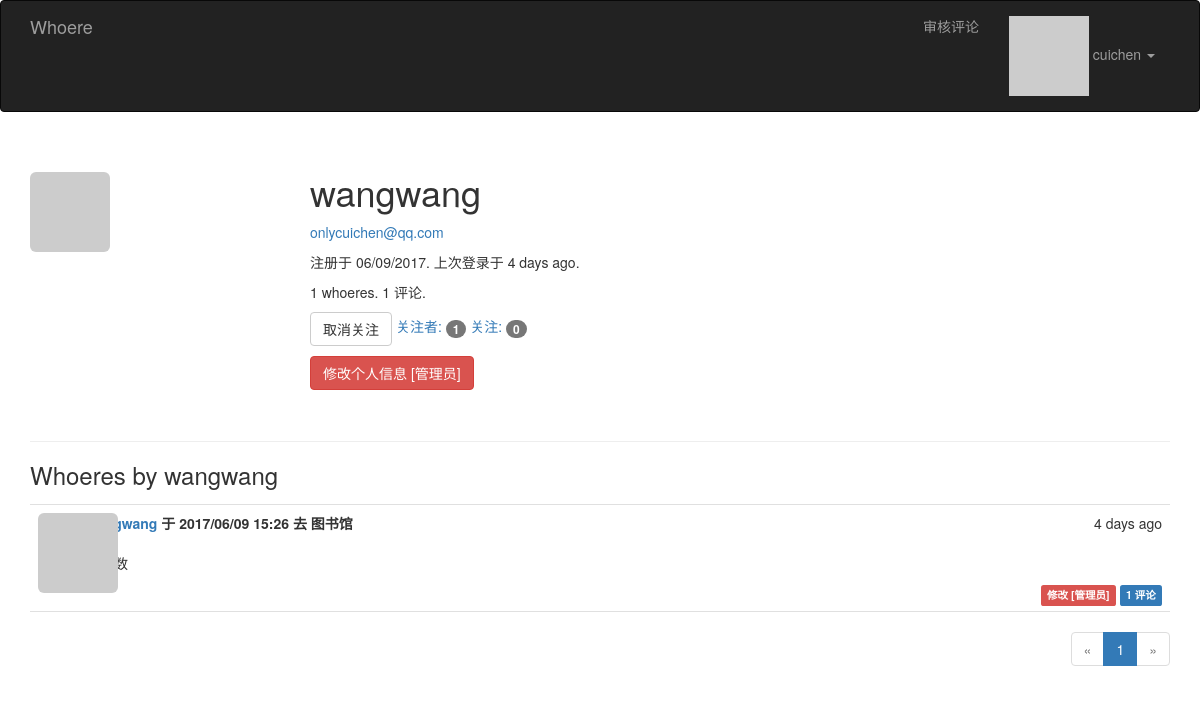
Screenshot of /user/wangwang (signed in) with the database file from the repository.
### app/models.py (models this page shows, shortened)
class User(UserMixin, db.Model):
    __tablename__ = 'users'
    id = db.Column(db.Integer, primary_key=True)
    email = db.Column(db.String(64), unique=True, index=True)
    username = db.Column(db.String(64), unique=True, index=True)
    role_id = db.Column(db.Integer, db.ForeignKey('roles.id'))
    password_hash = db.Column(db.String(128))
    confirmed = db.Column(db.Boolean, default=False)
    name = db.Column(db.String(64))
    location = db.Column(db.String(64))
    about_me = db.Column(db.Text())
    member_since = db.Column(db.DateTime(), default=datetime.utcnow)
    last_seen = db.Column(db.DateTime(), default=datetime.utcnow)
    avatar_hash = db.Column(db.String(32))
    posts = db.relationship('Post', backref='author', lazy='dynamic')
    followed = db.relationship('Follow',
                               foreign_keys=[Follow.follower_id],
                               backref=db.backref('follower', lazy='joined'),
                               lazy='dynamic',
                               cascade='all, delete-orphan')
    followers = db.relationship('Follow',
                                foreign_keys=[Follow.followed_id],
                                backref=db.backref('followed', lazy='joined'),
                                lazy='dynamic',
                                cascade='all, delete-orphan')
    comments = db.relationship('Comment', backref='author', lazy='dynamic')
    @property
    def password(self):
        raise AttributeError('password is not a readable attribute')
    def can(self, permissions):
        return self.role is not None and \
            (self.role.permissions & permissions) == permissions
    def is_administrator(self):
        return self.can(Permission.ADMINISTER)
    def ping(self):
        self.last_seen = datetime.utcnow()
        db.session.add(self)
    def gravatar(self, size=100, default='identicon', rating='g'):
        if request.is_secure:
            url = 'https://secure.gravatar.com/avatar'
        else:
            url = 'http://www.gravatar.com/avatar'
        hash = self.avatar_hash or hashlib.md5(
            self.email.encode('utf-8')).hexdigest()
        return '{url}/{hash}?s={size}&d={default}&r={rating}'.format(
            url=url, hash=hash, size=size, default=default, rating=rating)
    def is_following(self, user):
        return self.followed.filter_by(
            followed_id=user.id).first() is not None

class Post(db.Model):
    __tablename__ = 'posts'
    id = db.Column(db.Integer, primary_key=True)
    body = db.Column(db.Text)
    body_html = db.Column(db.Text)
    timestamp = db.Column(db.DateTime, index=True, default=datetime.utcnow)
    author_id = db.Column(db.Integer, db.ForeignKey('users.id'))
    date = db.Column(db.DateTime)
    location = db.Column(db.Text)
    comments = db.relationship('Comment', backref='post', lazy='dynamic')

### app/main/views.py (the view)
@main.route('/user/<username>')
def user(username):
    user = User.query.filter_by(username=username).first_or_404()
    page = request.args.get('page', 1, type=int)
    pagination = user.posts.order_by(Post.timestamp.desc()).paginate(
        page, per_page=current_app.config['WHOERE_POSTS_PER_PAGE'],
        error_out=False)
    posts = pagination.items
    return render_template('user.html', user=user, posts=posts,
                           pagination=pagination)

### app/auth/views.py (called while the page is built)
@auth.before_app_request
def before_request():
    if current_user.is_authenticated:
        current_user.ping()
        if not current_user.confirmed \
                and request.endpoint \
                and request.endpoint[:5] != 'auth.' \
                and request.endpoint != 'static':
            return redirect(url_for('auth.unconfirmed'))

### app/main/__init__.py (called while the page is built)
@main.app_context_processor
def inject_permissions():
    return dict(Permission=Permission)

### app/main/views.py (called while the page is built)
@main.after_app_request
def after_request(response):
    for query in get_debug_queries():
        if query.duration >= current_app.config['WHOERE_SLOW_DB_QUERY_TIME']:
            current_app.logger.warning(
                'Slow query: %s\nParameters: %s\nDuration: %fs\nContext: %s\n'
                % (query.statement, query.parameters, query.duration,
                   query.context))
    return response

### app/models.py (called while the page is built)
@login_manager.user_loader
def load_user(user_id):
    return User.query.get(int(user_id))

### app/templates/user.html (shortened to what this page needs)
{% extends "base.html" %}
{% import "_macros.html" as macros %}
{% block page_content %}
<div class="page-header">
    <img class="img-rounded profile-thumbnail" src="{{ user.gravatar(size=256) }}">
    <div class="profile-header">
        <h1>{{ user.username }}</h1>
        {% if current_user.is_administrator() %}
        <p><a href="mailto:{{ user.email }}">{{ user.email }}</a></p>
        {% endif %}
        <p>注册于 {{ moment(user.member_since).format('L') }}. 上次登录于 {{ moment(user.last_seen).fromNow() }}.</p>
        <p>{{ user.posts.count() }} whoeres. {{ user.comments.count() }} 评论.</p>
        <p>
            {% if current_user.can(Permission.FOLLOW) and user != current_user %}
                {% if not current_user.is_following(user) %}
                <a href="{{ url_for('.follow', username=user.username) }}" class="btn btn-primary">关注</a>
                {% else %}
                <a href="{{ url_for('.unfollow', username=user.username) }}" class="btn btn-default">取消关注</a>
                {% endif %}
            {% endif %}
            <a href="{{ url_for('.followers', username=user.username) }}">关注者: <span class="badge">{{ user.followers.count() - 1 }}</span></a>
            <a href="{{ url_for('.followed_by', username=user.username) }}">关注: <span class="badge">{{ user.followed.count() - 1 }}</span></a>
        </p>
        <p>
            {% if current_user.is_administrator() %}
            <a class="btn btn-danger" href="{{ url_for('.edit_profile_admin', id=user.id) }}">修改个人信息 [管理员]</a>
            {% endif %}
        </p>
    </div>
</div>
<h3>Whoeres by {{ user.username }}</h3>
{% include '_posts.html' %}
{% if pagination %}
<div class="pagination">
    {{ macros.pagination_widget(pagination, '.user', username=user.username) }}
</div>
{% endif %}
{% endblock %}

### app/templates/base.html (shortened to what this page needs)
{% extends "bootstrap/base.html" %}
{% block head %}
{{ super() }}
<link rel="stylesheet" type="text/css" href="{{ url_for('static', filename='styles.css') }}">
{% endblock %}
{% block navbar %}
<div class="navbar navbar-inverse" role="navigation">
    <div class="container">
        <div class="navbar-header">
            <a class="navbar-brand" href="{{ url_for('main.index') }}"> Whoere </a>
        </div>
        <div class="navbar-collapse collapse">
            <ul class="nav navbar-nav navbar-right">
                {% if current_user.can(Permission.MODERATE_COMMENTS) %}
                <li><a href="{{ url_for('main.moderate') }}">审核评论</a></li>
                {% endif %}
                {% if current_user.is_authenticated %}
                <li class="dropdown">
                    <a href="#" class="dropdown-toggle" data-toggle="dropdown">
                        <img src="{{ current_user.gravatar(size=18) }}">
                        {{current_user.username}} <b class="caret"></b>
                    </a>
                </li>
                {% else %}
                <li><a href="{{ url_for('auth.login') }}">登录</a></li>
                {% endif %}
            </ul>
        </div>
    </div>
</div>
{% endblock %}
{% block content %}
<div class="container">
    {% block page_content %}{% endblock %}
</div>
{% endblock %}

### app/templates/_macros.html
{% macro pagination_widget(pagination, endpoint, fragment='') %}
<ul class="pagination">
    <li{% if not pagination.has_prev %} class="disabled"{% endif %}>
        <a href="{% if pagination.has_prev %}{{ url_for(endpoint, page=pagination.prev_num, **kwargs) }}{{ fragment }}{% else %}#{% endif %}">
            &laquo;
        </a>
    </li>
    {% for p in pagination.iter_pages() %}
        {% if p %}
            {% if p == pagination.page %}
            <li class="active">
                <a href="{{ url_for(endpoint, page = p, **kwargs) }}{{ fragment }}">{{ p }}</a>
            </li>
            {% else %}
            <li>
                <a href="{{ url_for(endpoint, page = p, **kwargs) }}{{ fragment }}">{{ p }}</a>
            </li>
            {% endif %}
        {% else %}
        <li class="disabled"><a href="#">&hellip;</a></li>
        {% endif %}
    {% endfor %}
    <li{% if not pagination.has_next %} class="disabled"{% endif %}>
        <a href="{% if pagination.has_next %}{{ url_for(endpoint, page=pagination.next_num, **kwargs) }}{{ fragment }}{% else %}#{% endif %}">
            &raquo;
        </a>
    </li>
</ul>
{% endmacro %}

### app/templates/_posts.html (shortened to what this page needs)
<ul class="posts">
    {% for post in posts %}
    <li class="post">
        <div class="post-thumbnail">
            <a href="{{ url_for('.user', username=post.author.username) }}">
                <img class="img-rounded profile-thumbnail" src="{{ post.author.gravatar(size=40) }}">
            </a>
        </div>
        <div class="post-content">
            <div class="post-date">{{ moment(post.timestamp).fromNow() }}</div>
            <div class="post-author"><a href="{{ url_for('.user', username=post.author.username) }}">{{ post.author.username }}</a> 于 <b>{{ post.date.strftime("%Y/%m/%d %H:%M") }}</b> 去 <b>{{ post.location }}</b></div>
            <div class="post-body">
                {% if post.body_html %}
                    {{ post.body_html | safe }}
                {% else %}
                    {{ post.body }}
                {% endif %}
            </div>
            <div class="post-footer">
                {% if current_user == post.author %}
                <a href="{{ url_for('.edit', id=post.id) }}">
                    <span class="label label-primary">修改</span>
                </a>
                {% elif current_user.is_administrator() %}
                <a href="{{ url_for('.edit', id=post.id) }}">
                    <span class="label label-danger">修改 [管理员]</span>
                </a>
                {% endif %}
                <a href="{{ url_for('.post', id=post.id) }}#comments">
                    <span class="label label-primary">{{ post.comments.count() }} 评论</span>
                </a>
            </div>
        </div>
    </li>
    {% endfor %}
</ul>

### app/static/styles.css (style rules this page uses)
.profile-thumbnail { position: absolute; }
.profile-header { min-height: 260px; margin-left: 280px; }
ul.posts { list-style-type: none; padding: 0px; margin: 16px 0px 0px 0px; border-top: 1px solid #e0e0e0; }
ul.posts li.post { padding: 8px; border-bottom: 1px solid #e0e0e0; }
div.post-date { float: right; }
div.post-author { font-weight: bold; }
div.post-thumbnail { position: absolute; }
div.post-content { margin-left: 48px; min-height: 48px; }
div.post-footer { text-align: right; }
div.pagination { width: 100%; text-align: right; padding: 0px; margin: 0px; }

### rows the page displays
User: username "cuichen"
User: username "wangwang", email "onlycuichen@qq.com", member_since "06/09/2017", last_seen "4 days ago"
Post: timestamp "4 days ago", author.username "wangwang", date "2017/06/09 15:26", location "图书馆", comments.count "1"

### other values shown
{{ user.posts.count() }} "1"
{{ user.comments.count() }} "1"
{{ user.followers.count() - 1 }} "1"
{{ user.followed.count() - 1 }} "0"
{{ p }} "1"
